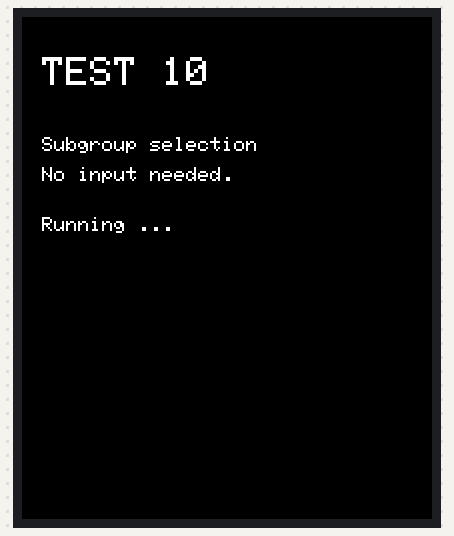
Simulated run of this sketch. Board: ESP32-S3. On the bench: 410×502 colour display. What the sketch prints to the serial monitor is not drawn.

Above: at 0.4 s.
At 0.9 s:
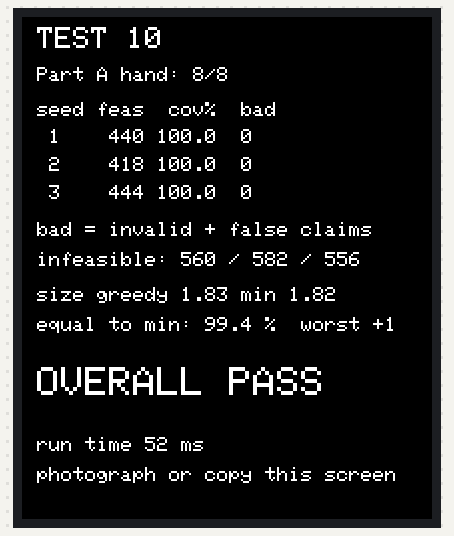

The sketch:

test10_selection.ino
```cpp
/*
  TEST 10 - Subgroup selection covers the task skills (REQSU-08, claim C5)
  Project I (247-519-VA)
  Hardware: Waveshare ESP32-S3-Touch-AMOLED-2.06. NO radio, NO second device, NO input from you.
  Just flash it, wait about 10 s, and photograph the result screen.

  QUESTION
    Given the participants who said "yes" (a roster), can a simple selection rule pick a subgroup
    whose skills together cover everything the task needs, and does it say so honestly when no such
    subgroup exists?

  SELF-CONTAINED MODEL (same as Tests 6 and 7, nothing external)
    8 abstract skills A..H, one bit each in a uint8_t (A=0x01 ... H=0x80).
    Participant = { skills mask, available flag }.  Task = { required skills mask }.
    A participant may be picked only if available AND shares at least one required skill.
    A "valid subgroup exists" if the available participants' skills together contain every
    required skill.

  SELECTION RULE UNDER TEST (a candidate rule, not fixed by the proposal): greedy cover.
    Repeatedly pick the available participant who adds the most still-missing required skills
    (lowest index wins ties) until nothing is missing. If a required skill cannot be added, report
    "cannot cover" and pick nobody.

  PART A - 8 hand-written cases. The expected picks were worked out by hand BEFORE writing the code
    and are compared with the code's picks. PASS: 8 of 8.

  PART B - 3 batches x 1000 random trials (fixed seeds 1, 2, 3, so the run is repeatable).
    Roster of 2..10 participants (10 participants plus the beacon = the 11 nodes of the connectivity
    model), each skill held with probability 1/4, 80 % available, task needs 2..4 skills.
    Two independent checks per trial, neither using the selection code:
      - FEASIBLE?  union of available skills contains the task skills.
      - OPTIMAL SIZE: brute-force over all subsets of the roster (at most 1024).
    PASS (write this in your logbook BEFORE running), in every batch:
      * covered >= 90 % of the trials where a valid subgroup exists  (claim C5, REQSU-08)
      * 0 invalid picks (unavailable participant or one sharing no required skill)
      * 0 false "covered" claims in trials where no valid subgroup exists
      * at least 100 feasible and at least 1 infeasible trial (so the checks are really exercised)
    The subgroup SIZE compared with the brute-force minimum is REPORTED, not a pass/fail item.

  LIMITS (state in the logbook): abstract skills, simulated rosters, no radio. This tests the
  selection logic only. Whether the chosen participants can actually be reached is R1 and R2,
  tested with the boards.

  LIBRARY: "GFX Library for Arduino" (Arduino_GFX) v1.6.0. Settings as in Tests 6/7.
  Note: the first line of the Serial output tells you whether the display started; Serial is a log
  only, nothing is typed into it.
*/

#include <Arduino_GFX_Library.h>

#define LCD_CS 12
#define LCD_SCLK 11
#define LCD_SDIO0 4
#define LCD_SDIO1 5
#define LCD_SDIO2 6
#define LCD_SDIO3 7
#define LCD_RESET 8
#define LCD_W 410
#define LCD_H 502

Arduino_DataBus *bus = new Arduino_ESP32QSPI(LCD_CS, LCD_SCLK, LCD_SDIO0, LCD_SDIO1, LCD_SDIO2, LCD_SDIO3);
Arduino_CO5300 *gfx = new Arduino_CO5300(bus, LCD_RESET, 0, LCD_W, LCD_H, 22, 0, 0, 0);

#define MAXN 10
#define TRIALS 1000
#define N_BATCH 3
const uint16_t BLK = 0x0000, WHT = 0xFFFF;

// ======================= model (no hardware) =======================
// Plain arrays and ints in every function signature (the Arduino IDE auto-prototypes break on custom types).
// sk[i] = skills of participant i, availMask bit i = participant i available, n = roster size.

int popc(unsigned v) { return __builtin_popcount(v); }

// Independent of the selection code: does a valid subgroup exist at all?
int feasible(const uint8_t *sk, unsigned availMask, int n, uint8_t req) {
  uint8_t u = 0;
  for (int i = 0; i < n; i++) if (availMask & (1u << i)) u |= sk[i];
  return (u & req) == req;
}

// Independent of the selection code: smallest valid subgroup by brute force (0 if none).
int optimalSize(const uint8_t *sk, unsigned availMask, int n, uint8_t req) {
  int best = 0;
  for (unsigned s = 1; s < (1u << n); s++) {
    if ((s & ~availMask) != 0) continue;           // only available participants
    uint8_t u = 0;
    for (int i = 0; i < n; i++) if (s & (1u << i)) u |= sk[i];
    if ((u & req) == req) {
      int c = popc(s);
      if (best == 0 || c < best) best = c;
    }
  }
  return best;
}

// THE RULE UNDER TEST. Returns 1 and sets *chosen (bit i = participant i picked) if the task is covered,
// else returns 0 and *chosen = 0.
int greedySelect(const uint8_t *sk, unsigned availMask, int n, uint8_t req, unsigned *chosen) {
  uint8_t missing = req;
  unsigned pick = 0;
  while (missing) {
    int best = -1, bestGain = 0;
    for (int i = 0; i < n; i++) {
      if (!(availMask & (1u << i)) || (pick & (1u << i))) continue;
      int gain = popc(sk[i] & missing);
      if (gain > bestGain) { bestGain = gain; best = i; }
    }
    if (best < 0) break;                            // nobody adds anything: cannot cover
    pick |= (1u << best);
    missing &= (uint8_t)~sk[best];
  }
  if (missing) { *chosen = 0; return 0; }
  *chosen = pick;
  return 1;
}

// Independent rule check of a result: every picked participant must be available and share a required skill.
int picksValid(const uint8_t *sk, unsigned availMask, int n, uint8_t req, unsigned chosen) {
  for (int i = 0; i < n; i++) {
    if (!(chosen & (1u << i))) continue;
    if (!(availMask & (1u << i))) return 0;
    if ((sk[i] & req) == 0) return 0;
  }
  return 1;
}

// Small repeatable random numbers (xorshift32), so the same seed gives the same trials everywhere.
uint32_t rngState = 1;
uint32_t rnd() {
  rngState ^= rngState << 13;
  rngState ^= rngState >> 17;
  rngState ^= rngState << 5;
  return rngState;
}

// ======================= Part A: hand-written cases =======================
// masks: A=0x01 B=0x02 C=0x04 D=0x08 E=0x10 F=0x20 G=0x40 H=0x80. Participants are P0, P1, ...
// 'avail' bit i = Pi available. 'expect' = picks worked out by hand (bit i = Pi picked), 0 = cannot cover.
struct HCase {
  uint8_t n;
  uint8_t sk[MAXN];
  uint16_t avail;
  uint8_t req;
  uint16_t expect;
  uint8_t optimal;      // hand-derived smallest valid subgroup size, 0 if none
  const char *what;
};

const HCase HAND[] = {
  // 1 two helpers needed, irrelevant one ignored: A from P0, C from P1; P2 has only D
  {3, {0x03, 0x04, 0x08}, 0x07, 0x05, 0x03, 2, "two needed, one ignored"},
  // 2 one participant covers everything: pick only P0
  {3, {0x07, 0x01, 0x02}, 0x07, 0x07, 0x01, 1, "one covers all"},
  // 3 greedy is not minimal: P0{B,C}, P1{A,B}, P2{C,D}; needs A-D. greedy picks P0,P1,P2; best is P1+P2
  {3, {0x06, 0x03, 0x0C}, 0x07, 0x0F, 0x07, 2, "greedy not minimal"},
  // 4 unavailable participant excluded: only P0 has A but is unavailable -> cannot cover
  {2, {0x01, 0x02}, 0x02, 0x03, 0x00, 0, "needed skill unavailable"},
  // 5 nobody has skill C -> cannot cover
  {2, {0x01, 0x02}, 0x03, 0x04, 0x00, 0, "skill nobody has"},
  // 6 duplicate skills: P0 and P1 both A; pick P0 only (lowest index), then P2 for B
  {3, {0x01, 0x01, 0x02}, 0x07, 0x03, 0x05, 2, "duplicate skills"},
  // 7 only participant has a skill the task does not need -> cannot cover
  {1, {0x10}, 0x01, 0x01, 0x00, 0, "no relevant skill"},
  // 8 four helpers cover all eight skills, the empty-skill participant is never picked
  {5, {0x03, 0x0C, 0x30, 0xC0, 0x00}, 0x1F, 0xFF, 0x0F, 4, "all eight skills"},
};
const int N_HAND = sizeof(HAND) / sizeof(HAND[0]);

// ======================= Part B: random batches =======================
struct Batch {
  uint32_t feas, covered, infeas, falseClaims, invalid, sizeEq, sizeSumG, sizeSumO;
  int maxExcess;
};
Batch B[N_BATCH];

void runBatch(int b, uint32_t seed) {
  rngState = seed;
  Batch &x = B[b];
  memset(&x, 0, sizeof(x));
  for (int t = 0; t < TRIALS; t++) {
    int n = 2 + (int)(rnd() % 9);                    // 2..10
    uint8_t sk[MAXN];
    unsigned availMask = 0;
    for (int i = 0; i < n; i++) {
      sk[i] = (uint8_t)(rnd() & rnd());              // each skill held with probability 1/4
      if ((rnd() % 5) != 0) availMask |= (1u << i);  // 80 % available
    }
    int k = 2 + (int)(rnd() % 3);                    // task needs 2..4 distinct skills
    uint8_t req = 0;
    while (popc(req) < k) req |= (uint8_t)(1u << (rnd() % 8));

    int feas = feasible(sk, availMask, n, req);
    unsigned chosen = 0;
    int cov = greedySelect(sk, availMask, n, req, &chosen);

    if (!picksValid(sk, availMask, n, req, chosen)) x.invalid++;
    if (feas) {
      x.feas++;
      if (cov) {
        // covered must really cover (independent re-check)
        uint8_t u = 0;
        for (int i = 0; i < n; i++) if (chosen & (1u << i)) u |= sk[i];
        if ((u & req) == req) {
          x.covered++;
          int g = popc(chosen), o = optimalSize(sk, availMask, n, req);
          x.sizeSumG += g;
          x.sizeSumO += o;
          if (g == o) x.sizeEq++;
          if (g - o > x.maxExcess) x.maxExcess = g - o;
        }
      }
    } else {
      x.infeas++;
      if (cov) x.falseClaims++;
    }
  }
}

// ======================= display =======================
void txtc(int x, int y, uint8_t size, const char *s) {
  gfx->setTextSize(size);
  gfx->setTextColor(WHT, BLK);
  gfx->setCursor(x, y);
  gfx->print(s);
}

void setup() {
  Serial.begin(115200);
  Serial.setTxTimeoutMs(0);
  bool gfxOk = gfx->begin();
  gfx->setBrightness(255);
  Serial.printf("\n===== TEST 10: selection covers task skills (display %s) =====\n", gfxOk ? "OK" : "FAILED");
  gfx->fillScreen(BLK);
  txtc(20, 40, 4, "TEST 10");
  txtc(20, 120, 2, "Subgroup selection");
  txtc(20, 150, 2, "No input needed.");
  txtc(20, 200, 2, "Running ...");

  // ---- Part A ----
  Serial.println("\n--- PART A: hand-written cases ---");
  int passA = 0;
  for (int i = 0; i < N_HAND; i++) {
    const HCase &h = HAND[i];
    unsigned chosen = 0;
    int cov = greedySelect(h.sk, h.avail, h.n, h.req, &chosen);
    int opt = optimalSize(h.sk, h.avail, h.n, h.req);
    bool ok = (chosen == h.expect) && (cov == (h.expect != 0)) && (opt == h.optimal) &&
              (feasible(h.sk, h.avail, h.n, h.req) == (h.optimal != 0)) &&
              picksValid(h.sk, h.avail, h.n, h.req, chosen);
    Serial.printf("[%s] case %d %-26s picks=0x%02X (hand 0x%02X) covered=%d optimal=%d (hand %d)\n",
                  ok ? "PASS" : "FAIL", i + 1, h.what, chosen, h.expect, cov, opt, h.optimal);
    if (ok) passA++;
  }
  Serial.printf("PART A RESULT: %d/%d\n", passA, N_HAND);

  // ---- Part B ----
  Serial.println("\n--- PART B: random trials vs brute-force checks ---");
  uint32_t t0 = millis();
  bool batchOk[N_BATCH];
  bool allB = true;
  for (int b = 0; b < N_BATCH; b++) {
    runBatch(b, (uint32_t)(b + 1));
    const Batch &x = B[b];
    float covPct = x.feas ? 100.0f * x.covered / x.feas : 0.0f;
    batchOk[b] = (x.feas >= 100) && (x.infeas >= 1) && (covPct >= 90.0f) &&
                 (x.invalid == 0) && (x.falseClaims == 0);
    if (!batchOk[b]) allB = false;
    float mg = x.covered ? (float)x.sizeSumG / x.covered : 0.0f;
    float mo = x.covered ? (float)x.sizeSumO / x.covered : 0.0f;
    float eqPct = x.covered ? 100.0f * x.sizeEq / x.covered : 0.0f;
    Serial.printf("[%s] seed %d: trials=%d feasible=%lu infeasible=%lu covered=%lu (%.1f %%) invalid=%lu falseClaims=%lu\n",
                  batchOk[b] ? "PASS" : "FAIL", b + 1, TRIALS, (unsigned long)x.feas, (unsigned long)x.infeas,
                  (unsigned long)x.covered, covPct, (unsigned long)x.invalid, (unsigned long)x.falseClaims);
    Serial.printf("        size: greedy mean %.2f, minimum mean %.2f, equal in %.1f %% of covered trials, worst excess %d\n",
                  mg, mo, eqPct, x.maxExcess);
  }
  uint32_t ms = millis() - t0;

  bool all = (passA == N_HAND) && allB;
  Serial.println("\n===== SUMMARY (paste into logbook) =====");
  Serial.printf("Part A: %d/%d hand cases\n", passA, N_HAND);
  Serial.printf("Part B: %d x %d random trials, all batches pass: %s | run time %lu ms\n", N_BATCH, TRIALS,
                allB ? "yes" : "NO", (unsigned long)ms);
  Serial.printf("OVERALL: %s\n", all ? "PASS" : "FAIL");

  // ---- result screen ----
  gfx->fillScreen(BLK);
  char b[64];
  txtc(15, 10, 3, "TEST 10");
  snprintf(b, sizeof b, "Part A hand: %d/%d", passA, N_HAND);
  txtc(15, 50, 2, b);
  txtc(15, 85, 2, "seed feas  cov%  bad");
  uint32_t eqC = 0, covC = 0, sg = 0, so = 0;
  int worst = 0;
  for (int i = 0; i < N_BATCH; i++) {
    const Batch &x = B[i];
    float covPct = x.feas ? 100.0f * x.covered / x.feas : 0.0f;
    snprintf(b, sizeof b, " %d   %4lu %5.1f  %lu", i + 1, (unsigned long)x.feas, covPct,
             (unsigned long)(x.invalid + x.falseClaims));
    txtc(15, 112 + i * 28, 2, b);
    eqC += x.sizeEq; covC += x.covered; sg += x.sizeSumG; so += x.sizeSumO;
    if (x.maxExcess > worst) worst = x.maxExcess;
  }
  txtc(15, 205, 2, "bad = invalid + false claims");
  snprintf(b, sizeof b, "infeasible: %lu / %lu / %lu", (unsigned long)B[0].infeas, (unsigned long)B[1].infeas, (unsigned long)B[2].infeas);
  txtc(15, 235, 2, b);
  snprintf(b, sizeof b, "size greedy %.2f min %.2f", covC ? (float)sg / covC : 0.0f, covC ? (float)so / covC : 0.0f);
  txtc(15, 270, 2, b);
  snprintf(b, sizeof b, "equal to min: %.1f %%  worst +%d", covC ? 100.0f * eqC / covC : 0.0f, worst);
  txtc(15, 300, 2, b);
  txtc(15, 350, 4, all ? "OVERALL PASS" : "OVERALL FAIL");
  snprintf(b, sizeof b, "run time %lu ms", (unsigned long)ms);
  txtc(15, 420, 2, b);
  txtc(15, 450, 2, "photograph or copy this screen");
}

void loop() { delay(1000); }
```
